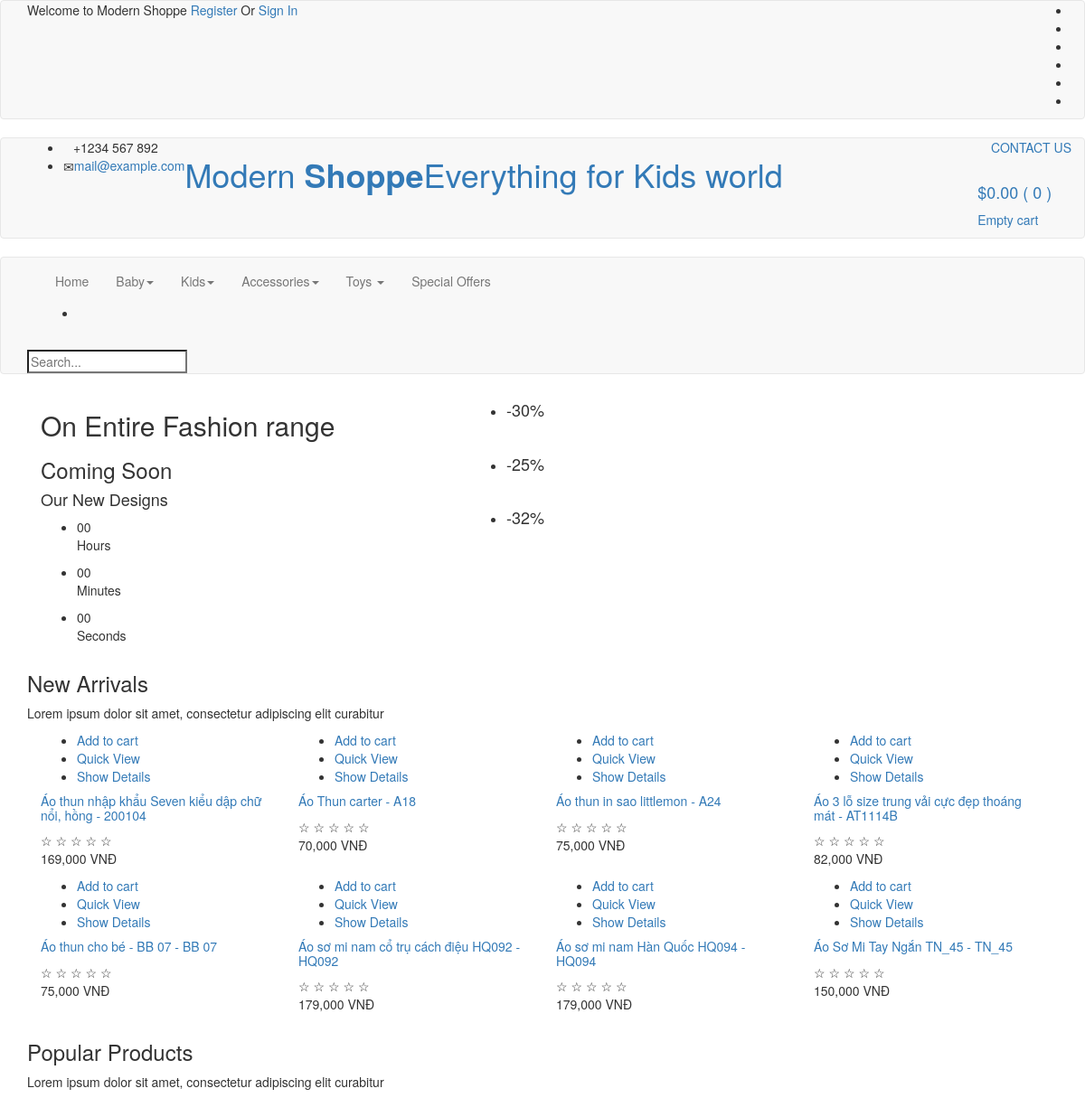
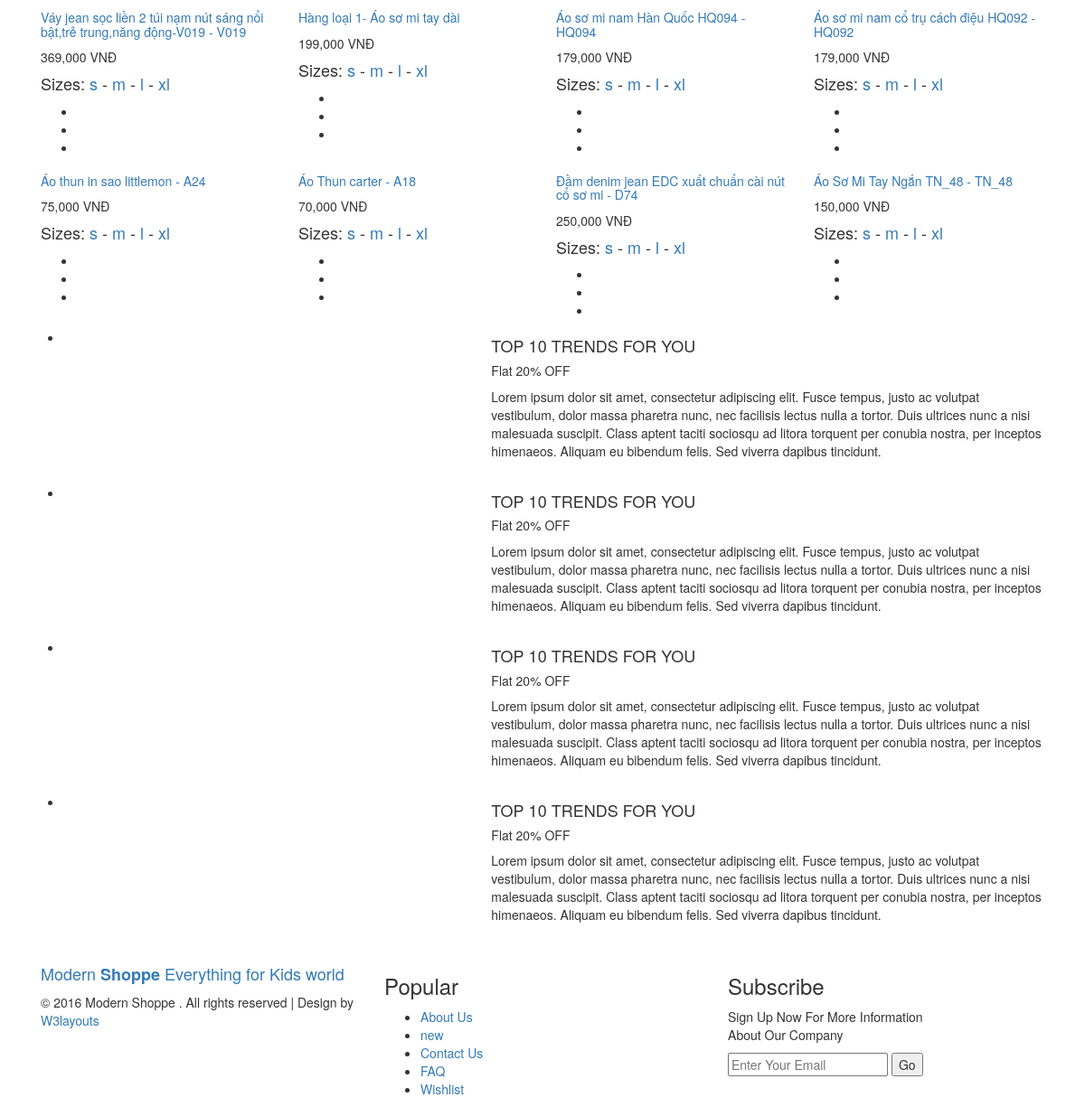
/index.php/fontend/home/home, run on the app's committed database (2 pictures, top to bottom).
### tables this page shows
CREATE TABLE IF NOT EXISTS `product` (
  `id` int(10) unsigned NOT NULL,
  `name` varchar(255) NOT NULL,
  `url` varchar(255) NOT NULL,
  `image` varchar(255) NOT NULL,
  `raw_name` varchar(255) NOT NULL,
  `file_ext` varchar(10) NOT NULL,
  `description` varchar(255) NOT NULL,
  `detail` text NOT NULL,
  `price` int(10) unsigned NOT NULL DEFAULT '0',
  `highlight` tinyint(1) NOT NULL DEFAULT '0',
  `product_category_id` int(11) unsigned NOT NULL,
  `user_id` int(11) unsigned NOT NULL DEFAULT '0'
);

### application/controllers/fontend/home/Home.php (called while the page is built, shortened)
<?php
class Home extends CI_Controller {
	public function index()
	{
		$data = array();
		$result = $this->product_model->getProductNew(8,0);
		$result_highlight = $this->product_model->getProductHighlight();
		$data['products'] = $result;
		$data['products_highlight'] = $result_highlight;
		$this->load->view('fontend/layout/header');
		$this->load->view('fontend/home/index',$data);
		$this->load->view('fontend/layout/footer');
	}
}

### index.php (called while the page is built, shortened)
<?php
require_once BASEPATH.'core/CodeIgniter.php';

### application/models/Product_model.php (called while the page is built, shortened)
<?php
	class Product_model extends CI_Model
	{
		function getProductNew($limit = NULL,$offset = NULL)
		{
			$this->db->order_by('id','desc');
			$this->db->limit($limit, $offset);
			$query = $this->db->get('product');
			$result = $query->result_array();
			return $result;
		}
		function getProductHighlight()
		{
			$this->db->order_by('id','RANDOM');
			$this->db->where('highlight','1');
			$this->db->limit(8,0);
			$query = $this->db->get('product');
			$result = $query->result_array();
			return $result;
		}
	}
?>

### application/views/fontend/home/index.php (the view, shortened to what this page needs)
<link rel="stylesheet" href="<?php echo base_url('template/fontend/css/flexslider.css');?>" type="text/css" media="screen" />
<div class="banner">
  <div class="container">
    <div class="banner-text">
      <div class="col-sm-5 banner-left wow fadeInLeft animated" data-wow-delay=".5s">
        <h2>On Entire Fashion range</h2>
        <h3>Coming Soon </h3>
        <h4>Our New Designs</h4>
        <div class="count main-row">
          <ul id="example">
            <li><span class="hours">00</span>
              <p class="hours_text">Hours</p>
            </li>
            <li><span class="minutes">00</span>
              <p class="minutes_text">Minutes</p>
            </li>
            <li><span class="seconds">00</span>
              <p class="seconds_text">Seconds</p>
            </li>
          </ul>
        </div>
      </div>
      <div class="col-sm-7 banner-right wow fadeInRight animated" data-wow-delay=".5s">
        <section class="slider grid">
          <div class="flexslider">
            <ul class="slides">
              <li>
                <h4>-30%</h4>
                <img src="<?php echo base_url('template/fontend/images/b1.png');?>" alt=""> </li>
              <li>
                <h4>-25%</h4>
                <img src="<?php echo base_url('template/fontend/images/b2.png');?>" alt=""> </li>
              <li>
                <h4>-32%</h4>
                <img src="<?php echo base_url('template/fontend/images/b3.png');?>" alt=""> </li>
            </ul>
          </div>
        </section>
      </div>
      <div class="clearfix"> </div>
    </div>
  </div>
</div>
<div class="new">
  <div class="container">
    <div class="title-info wow fadeInUp animated" data-wow-delay=".5s">
      <h3 class="title">New <span>Arrivals</span></h3>
      <p>Lorem ipsum dolor sit amet, consectetur adipiscing elit curabitur </p>
    </div>
    <div class="new-info">
      <?php
	  	foreach($products as $product)
		{
	  ?>
      <div class="col-md-3 new-grid new-mdl1 simpleCart_shelfItem wow flipInY animated" data-wow-delay=".9s">
        <div class="new-top"> <a href="single.html"><img src="<?php echo base_url('upload/product/'.$product['raw_name'].'_thumb'.$product['file_ext']);?>" class="img-responsive" alt=""/></a>
          <div class="new-text">
            <ul>
              <li><a class="item_add" href=""> Add to cart</a></li>
              <li><a href="<?php echo base_url('product/'.$product['url'].'-'.$product['id']);?>">Quick View </a></li>
              <li><a href="products.html">Show Details </a></li>
            </ul>
          </div>
        </div>
        <div class="new-bottom">
          <h5><a class="name" href="single.html"><?php  echo $product['name']; ?></a></h5>
          <div class="rating"> <span class="on">☆</span> <span class="on">☆</span> <span class="on">☆</span> <span class="on">☆</span> <span>☆</span> </div>
          <div class="ofr">
            <p><span class="item_price"><?php echo number_format($product['price'],0);?> VNĐ</span></p>
          </div>
        </div>
      </div>
      <?php
		}
	  ?>
      <div class="clearfix"> </div>
    </div>
  </div>
</div>
<div class="gallery">
  <div class="container">
    <div class="title-info wow fadeInUp animated" data-wow-delay=".5s">
      <h3 class="title">Popular<span> Products</span></h3>
      <p>Lorem ipsum dolor sit amet, consectetur adipiscing elit curabitur </p>
    </div>
    <div class="gallery-info">
    <?php
	  	foreach($products_highlight as $product_highlight)
		{
	 ?>
      	<div class="col-md-3 gallery-grid gallery-grid1 wow flipInY animated" data-wow-delay=".7s">
        <div class="gallery-text simpleCart_shelfItem">
          <h5><a class="name" href="<?php echo base_url('product/'.$product_highlight['url'].'-'.$product_highlight['id']);?>"><?php echo $product_highlight['name']; ?></a></h5>
          <p><span class="item_price"><?php echo number_format($product_highlight['price'],0);?> VNĐ</span></p>
          <h4 class="sizes">Sizes: <a href="#"> s</a> - <a href="#">m</a> - <a href="#">l</a> - <a href="#">xl</a> </h4>
          <ul>
            <li><a href="#"><span class="glyphicon glyphicon-globe" aria-hidden="true"></span></a></li>
            <li><a class="item_add" href="#"><span class="glyphicon glyphicon glyphicon-shopping-cart" aria-hidden="true"></span></a></li>
            <li><a href="#"><span class="glyphicon glyphicon glyphicon-heart-empty" aria-hidden="true"></span></a></li>
          </ul>
        </div>
      </div>
     <?php
		}
	 ?>
      <div class="clearfix"></div>
    </div>
  </div>
</div>
<div class="trend wow zoomIn animated" data-wow-delay=".5s">
  <div class="container">
    <div class="trend-info">
      <section class="slider grid">
        <div class="flexslider trend-slider">
          <ul class="slides">
            <li>
              <div class="col-md-5 trend-left"> <img src="<?php echo base_url('template/fontend/images/t1.png');?>" alt=""/> </div>
              <div class="col-md-7 trend-right">
                <h4>TOP 10 TRENDS <span>FOR YOU</span></h4>
                <h5>Flat 20% OFF</h5>
                <p>Lorem ipsum dolor sit amet, consectetur adipiscing elit. Fusce tempus, justo ac volutpat vestibulum, dolor massa pharetra nunc, nec facilisis lectus nulla a tortor. Duis ultrices nunc a nisi malesuada suscipit. Class aptent taciti sociosqu ad litora torquent per conubia nostra, per inceptos himenaeos. Aliquam eu bibendum felis. Sed viverra dapibus tincidunt.</p>
              </div>
              <div class="clearfix"></div>
            </li>
            <li>
              <div class="col-md-5 trend-left"> <img src="<?php echo base_url('template/fontend/images/t2.png');?>" alt=""/> </div>
              <div class="col-md-7 trend-right">
                <h4>TOP 10 TRENDS <span>FOR YOU</span></h4>
                <h5>Flat 20% OFF</h5>
                <p>Lorem ipsum dolor sit amet, consectetur adipiscing elit. Fusce tempus, justo ac volutpat vestibulum, dolor massa pharetra nunc, nec facilisis lectus nulla a tortor. Duis ultrices nunc a nisi malesuada suscipit. Class aptent taciti sociosqu ad litora torquent per conubia nostra, per inceptos himenaeos. Aliquam eu bibendum felis. Sed viverra dapibus tincidunt.</p>
              </div>
              <div class="clearfix"></div>
            </li>
            <li>
              <div class="col-md-5 trend-left"> <img src="<?php echo base_url('template/fontend/images/t3.png');?>" alt=""/> </div>
              <div class="col-md-7 trend-right">
                <h4>TOP 10 TRENDS <span>FOR YOU</span></h4>
                <h5>Flat 20% OFF</h5>
                <p>Lorem ipsum dolor sit amet, consectetur adipiscing elit. Fusce tempus, justo ac volutpat vestibulum, dolor massa pharetra nunc, nec facilisis lectus nulla a tortor. Duis ultrices nunc a nisi malesuada suscipit. Class aptent taciti sociosqu ad litora torquent per conubia nostra, per inceptos himenaeos. Aliquam eu bibendum felis. Sed viverra dapibus tincidunt.</p>
              </div>
              <div class="clearfix"></div>
            </li>
            <li>
              <div class="col-md-5 trend-left"> <img src="<?php echo base_url('template/fontend/images/t4.png');?>" alt=""/> </div>
              <div class="col-md-7 trend-right">
                <h4>TOP 10 TRENDS <span>FOR YOU</span></h4>
                <h5>Flat 20% OFF</h5>
                <p>Lorem ipsum dolor sit amet, consectetur adipiscing elit. Fusce tempus, justo ac volutpat vestibulum, dolor massa pharetra nunc, nec facilisis lectus nulla a tortor. Duis ultrices nunc a nisi malesuada suscipit. Class aptent taciti sociosqu ad litora torquent per conubia nostra, per inceptos himenaeos. Aliquam eu bibendum felis. Sed viverra dapibus tincidunt.</p>
              </div>
              <div class="clearfix"></div>
            </li>
          </ul>
        </div>
      </section>
    </div>
  </div>
</div>

### application/views/fontend/layout/header.php (shortened to what this page needs)
<!DOCTYPE html>
<html>
<head>
<link href="<?php echo base_url('template/fontend/css/bootstrap.css');?>" rel="stylesheet" type="text/css" media="all" />
<link href="<?php echo base_url('template/fontend/css/style.css');?>" rel="stylesheet" type="text/css" media="all" />
<link href="<?php echo base_url('template/fontend/css/animate.min.css');?>" rel="stylesheet">
</head>
<body>
<div class="header">
  <div class="top-header navbar navbar-default">
    <div class="container">
      <div class="nav navbar-nav wow fadeInLeft animated" data-wow-delay=".5s">
        <p>Welcome to Modern Shoppe <a href="register.html">Register </a> Or <a href="signin.html">Sign In </a></p>
      </div>
      <div class="nav navbar-nav navbar-right social-icons wow fadeInRight animated" data-wow-delay=".5s">
        <ul>
        </ul>
      </div>
      <div class="clearfix"> </div>
    </div>
  </div>
  <div class="header-two navbar navbar-default">
    <div class="container">
      <div class="nav navbar-nav header-two-left">
        <ul>
          <li><i class="glyphicon glyphicon-earphone" aria-hidden="true"></i>+1234 567 892</li>
          <li><i class="glyphicon glyphicon-envelope" aria-hidden="true"></i><a href="mailto:info@example.com">mail@example.com</a></li>
        </ul>
      </div>
      <div class="nav navbar-nav logo wow zoomIn animated" data-wow-delay=".7s">
        <h1><a href="index.html">Modern <b>Shoppe</b><span class="tag">Everything for Kids world </span> </a></h1>
      </div>
      <div class="nav navbar-nav navbar-right header-two-right">
        <div class="header-right my-account"> <a href="contact.html"><span class="glyphicon glyphicon-map-marker" aria-hidden="true"></span> CONTACT US</a> </div>
        <div class="header-right cart"> <a href="#"><span class="glyphicon glyphicon-shopping-cart" aria-hidden="true"></span></a>
          <h4><a href="checkout.html"> <span class="simpleCart_total"> $0.00 </span> (<span id="simpleCart_quantity" class="simpleCart_quantity"> 0 </span>) </a></h4>
          <div class="cart-box">
            <p><a href="javascript:;" class="simpleCart_empty">Empty cart</a></p>
          </div>
        </div>
      </div>
      <div class="clearfix"> </div>
    </div>
  </div>
  <div class="top-nav navbar navbar-default">
    <div class="container">
      <nav class="navbar" role="navigation">
        <div class="collapse navbar-collapse" id="bs-example-navbar-collapse-1">
          <ul class="nav navbar-nav top-nav-info">
            <li><a href="index.html" class="active">Home</a></li>
            <li class="dropdown"> <a href="#" class="dropdown-toggle" data-toggle="dropdown">Baby<b class="caret"></b></a>
            </li>
            <li class="dropdown grid"> <a href="#" class="dropdown-toggle list1" data-toggle="dropdown">Kids<b class="caret"></b></a>
            </li>
            <li class="dropdown grid"> <a href="#" class="dropdown-toggle list1" data-toggle="dropdown">Accessories<b class="caret"></b></a>
            </li>
            <li class="dropdown grid"> <a href="#" class="dropdown-toggle list1" data-toggle="dropdown">Toys <b class="caret"></b></a>
            </li>
            <li><a href="codes.html">Special Offers</a></li>
          </ul>
          <div class="clearfix"> </div>
          <header class="cd-main-header">
            <ul class="cd-header-buttons">
              <li><a class="cd-search-trigger" href="#cd-search"> <span></span></a></li>
            </ul>
          </header>
        </div>
      </nav>
      <div id="cd-search" class="cd-search">
        <form>
          <input type="search" placeholder="Search...">
        </form>
      </div>
    </div>
  </div>
</div>

### application/views/fontend/layout/footer.php (shortened to what this page needs)
<div class="footer">
  <div class="container">
    <div class="footer-info">
      <div class="col-md-4 footer-grids wow fadeInUp animated" data-wow-delay=".5s">
        <h4 class="footer-logo"><a href="index.html">Modern <b>Shoppe</b> <span class="tag">Everything for Kids world </span> </a></h4>
        <p>© 2016 Modern Shoppe . All rights reserved | Design by <a href="http://w3layouts.com" target="_blank">W3layouts</a></p>
      </div>
      <div class="col-md-4 footer-grids wow fadeInUp animated" data-wow-delay=".7s">
        <h3>Popular</h3>
        <ul>
          <li><a href="about.html">About Us</a></li>
          <li><a href="products.html">new</a></li>
          <li><a href="contact.html">Contact Us</a></li>
          <li><a href="faq.html">FAQ</a></li>
          <li><a href="checkout.html">Wishlist</a></li>
        </ul>
      </div>
      <div class="col-md-4 footer-grids wow fadeInUp animated" data-wow-delay=".9s">
        <h3>Subscribe</h3>
        <p>Sign Up Now For More Information <br>
          About Our Company </p>
        <form>
          <input type="text" placeholder="Enter Your Email" required="">
          <input type="submit" value="Go">
        </form>
      </div>
      <div class="clearfix"></div>
    </div>
  </div>
</div>
</body></html>

### data on the page
product: name "Áo thun nhập khẩu Seven kiểu dập chữ nổi, hồng - 200104", price "169,000"
product: name "Áo Thun carter - A18", price "70,000"
product: name "Áo thun in sao littlemon - A24", price "75,000"
product: name "Áo 3 lỗ size trung vải cực đẹp thoáng mát - AT1114B", price "82,000"
product: name "Áo thun cho bé - BB 07 - BB 07", price "75,000"
product: name "Áo sơ mi nam cổ trụ cách điệu HQ092 - HQ092", price "179,000"
product: name "Áo sơ mi nam Hàn Quốc HQ094 - HQ094", price "179,000"
product: name "Áo Sơ Mi Tay Ngắn TN_45 - TN_45", price "150,000"
product: name "Váy jean sọc liền 2 túi nạm nút sáng nổi bật,trẻ trung,năng động-V019 - V019", price "369,000"
product: name "Hàng loại 1- Áo sơ mi tay dài", price "199,000"
product: name "Đầm denim jean EDC xuất chuẩn cài nút cổ sơ mi - D74", price "250,000"
product: name "Áo Sơ Mi Tay Ngắn TN_48 - TN_48", price "150,000"
